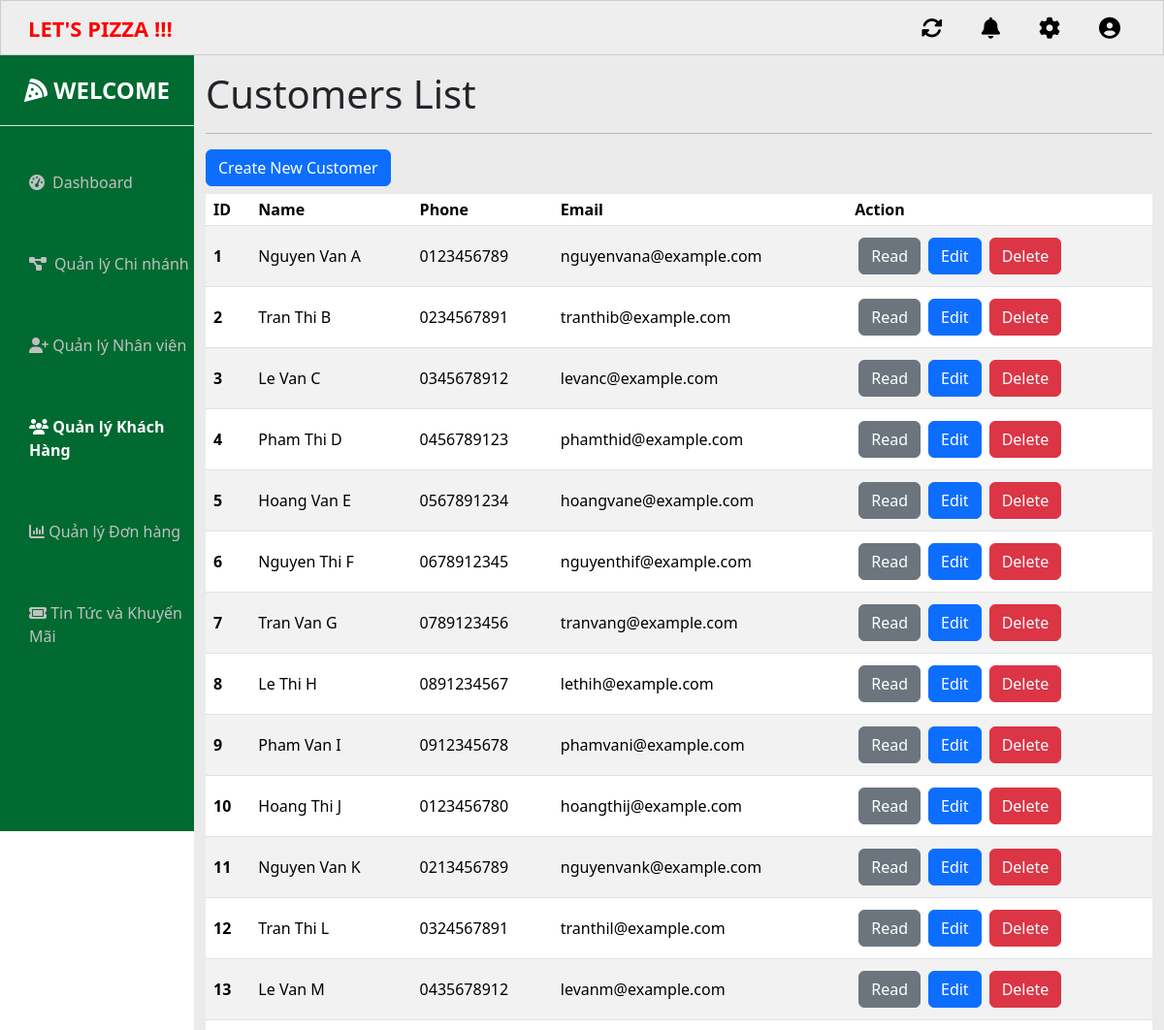
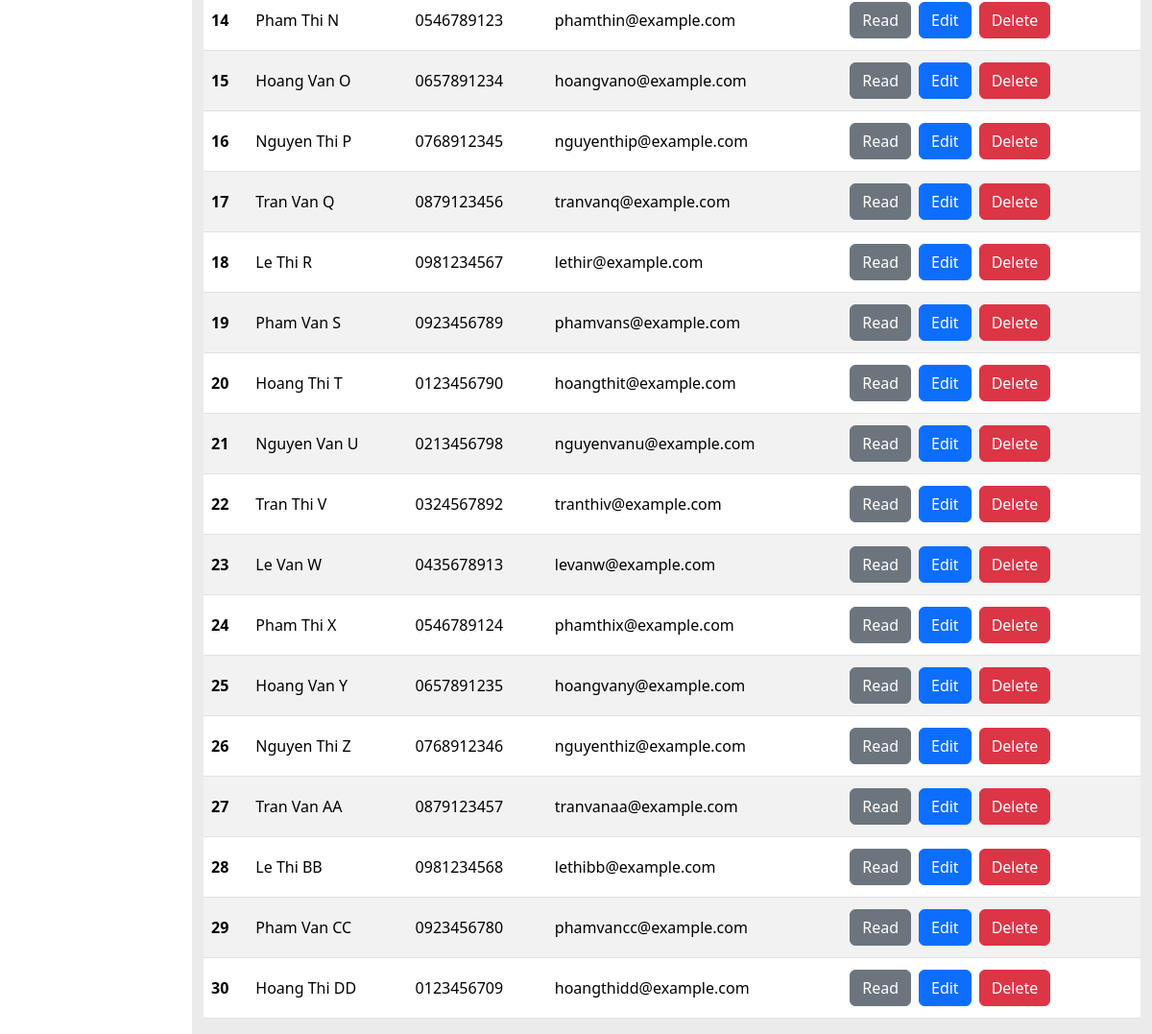
Page /app/views/admin/manage-customer.php on the committed database (2 pictures, top to bottom).
### tables this page shows
CREATE TABLE Customer (
    Customer_ID INT AUTO_INCREMENT PRIMARY KEY,
    Name VARCHAR(255) NOT NULL,
    Email VARCHAR(255) UNIQUE NOT NULL,
    Sex ENUM('M', 'F', 'O') NOT NULL,  
    UserName VARCHAR(255) UNIQUE NOT NULL,
    Password VARCHAR(255) NOT NULL,
    Phone VARCHAR(20) NULL,
    Province VARCHAR(255) NULL,
    District VARCHAR(255) NULL,
    Ward VARCHAR(255) NULL,
    Street VARCHAR(255) NULL
     
);

### app/views/admin/manage-customer.php (the view, shortened to what this page needs)
<!DOCTYPE html>
<html lang="en">
<head>
    <link href="https://cdn.jsdelivr.net/npm/bootstrap@5.3.2/dist/css/bootstrap.min.css" rel="stylesheet">
    <link href="https://cdnjs.cloudflare.com/ajax/libs/font-awesome/6.4.0/css/all.min.css" rel="stylesheet">
    <link rel="stylesheet" href="admin.css">
    <link rel="stylesheet" href="Public/header.css">
    <link rel="stylesheet" href="Public/sidebar.css">
</head>
<body>
    <div class="container-fluid">
        <div class="row">
            <?php include_once 'Components/header.php'; ?>
            <?php include_once 'Components/sidebar.php'; ?>
            <div class="content col-md-10 p-0">
                <div class="container">
                    <h1 class="mt-3">Customers List</h1>
                    <hr>
                    <button class="btn btn-primary" data-bs-toggle="modal" data-bs-target="#addCustomerModal">Create New
                        Customer</button>
                    <table class="table table-striped mt-2">
                        <thead>
                            <tr>
                                <th scope="col">ID</th>
                                <th scope="col">Name</th>
                                <th scope="col">Phone</th>
                                <th scope="col">Email</th>
                                <th scope="col">Action</th>
                            </tr>
                        </thead>
                        <tbody>
                            <?php
                            $conn = OpenCon();
                            $query = "SELECT * FROM `customer`;";
                            $result = $conn->query($query);
                            if ($result->num_rows > 0) {
                                while ($row = $result->fetch_assoc()) {
                                    echo "<tr class='justify-content-center'>
                                        <th class='align-middle' scope='row'>" . $row['Customer_ID'] . "</th>
                                        <td class='align-middle'>" . $row['Name'] . "</td>
                                        <td class='align-middle'>" . $row['Phone'] . "</td>
                                        <td class='align-middle'>" . $row['Email'] . "</td>
                                        <td class='align-middle'>
                                            <div class='d-inline-flex'>
                                                <button class='btn btn-secondary m-1'>Read</button>
                                                <button type='button' class='btn-edit btn btn-primary m-1'
                                                    data-bs-id='" . $row['Customer_ID'] . "'
                                                    data-bs-name='" . $row['Name'] . "'
                                                    data-bs-phone='" . $row['Phone'] . "'
                                                    data-bs-email='" . $row['Email'] . "'>Edit</button>
                                                <button type='button' class='btn-delete btn btn-danger m-1'
                                                    data-bs-toggle='modal'>Delete</button>
                                            </div>
                                        </td>
                                      </tr>";
                                }
                            } else {
                                echo "<tr><td colspan='5'>No customers found</td></tr>";
                            }
                            ?>
                        </tbody>
                    </table>
                </div>
            </div>
        </div>
    </div>
</body>
</html>

### app/views/admin/Components/header.php
<header class="navbar navbar-expand-lg navbar-dark">
    <div class="container-fluid">
        <a class="navbar-brand" href="#">LET'S PIZZA !!!</a>
            <div class="col-md collapse navbar-collapse" id="navbarSupportedContents">
                <ul class="navbar-nav ms-auto">
                    <li class="nav-item">
                        <a class="nav-link" href="#"><i class="fas fa-sync-alt" style="color: black;"></i></a>
                    </li>
                    <li class="nav-item">
                        <a class="nav-link" href="#"><i class="fas fa-bell" style="color: black;"></i></a>
                    </li>
                    <li class="nav-item">
                        <a class="nav-link" href="#"><i class="fas fa-cog" style="color: black;"></i></a>
                    </li>
                    <li class="nav-item">
                        <a class="nav-link" href="#"><i class="fas fa-user-circle" style="color: black;"></i></a>
                    </li>
                </ul>
            </div>
    </div>
</header>

### app/views/admin/Components/sidebar.php
<div class="sidebar col-2 p-0">
    <div id="sidebar-wrapper" style="background-color: #006a31;">
        <div class="sidebar-heading text-center py-4 primary-text fs-4 fw-bold text-uppercase border-bottom">
            <i class="fa-solid fa-pizza-slice"></i> WELCOME
        </div>
        <div class="list-group list-group-flush my-3">
            <a href="index.php"
                class="list-group-item list-group-item-action bg-transparent second-text <?php echo basename($_SERVER['PHP_SELF']) == 'index.php' ? 'active' : ''; ?>">
                <i class="fas fa-tachometer-alt me-2"></i>Dashboard
            </a>
            <a href="manage-branch.php"
                class="list-group-item list-group-item-action bg-transparent second-text <?php echo basename($_SERVER['PHP_SELF']) == 'manage-product.php' ? 'active' : ''; ?>">
                <i class="fas fa-project-diagram"></i>Quản lý Chi nhánh
            </a>
            <a href="manage-employee.php"
                class="list-group-item list-group-item-action bg-transparent second-text <?php echo basename($_SERVER['PHP_SELF']) == 'manage-employee.php' ? 'active' : ''; ?>">
                <i
                class="fa-solid fa-user-plus"></i> Quản lý Nhân viên
            </a>
            <a href="manage-customer.php"
                class="list-group-item list-group-item-action bg-transparent second-text <?php echo basename($_SERVER['PHP_SELF']) == 'manage-customer.php' ? 'active' : ''; ?>">
                <i class="fa-solid fa-users"></i> Quản lý Khách Hàng
            </a>
            <a href="manage-report.php"
                class="list-group-item list-group-item-action bg-transparent second-text <?php echo basename($_SERVER['PHP_SELF']) == 'manage-report.php' ? 'active' : ''; ?>">
                <i class="fa-solid fa-chart-column"></i> Quản lý Đơn hàng
            </a>
            <a href="manage-news.php"
                class="list-group-item list-group-item-action bg-transparent second-text <?php echo basename($_SERVER['PHP_SELF']) == 'manage-news.php' ? 'active' : ''; ?>">
                <i class="fa-solid fa-ticket"></i> Tin Tức và Khuyến Mãi
            </a>
        </div>
    </div>
</div>

### app/views/admin/Public/admin.css (style rules this page uses)
* { margin: 0; padding: 0; box-sizing: border-box; }
body { line-height: 1; }
ol, ul { list-style: none; }
.content { background-color: rgba(204, 204, 204, 0.4); }

### app/views/admin/Public/header.css (style rules this page uses)
.navbar { padding: 0.5rem 1rem; border: 0.5px solid #ccc; background-color: #eee; }
.navbar a { color: red; font-size: 22px; font-weight: 700; }
.navbar .nav-item:not(:last-child) { margin-right: 1rem; }
.navbar .nav-link { color: rgba(255, 255, 255, 0.5); }
.navbar .fas { color: #fff; }

### app/views/admin/Public/sidebar.css (style rules this page uses)
#sidebar-wrapper { min-height: 100vh; width: 100%; background: #343a40; color: #fff; }
#sidebar-wrapper .sidebar-heading { padding: 0.875rem 1.25rem; font-size: 1.2rem; }
#sidebar-wrapper .list-group { width: 15rem; }
#sidebar-wrapper .list-group-item { border: none; padding: 20px 30px; margin-top: 10px; margin-bottom: 10px; line-height: 1.5; background-color: #343a40; color: #c0c0c0; }
#sidebar-wrapper .list-group-item.active { background-color: #007bff; color: #fff; border-color: #007bff; font-weight: bold; }
.fas { margin-right: 0.5rem; }

### rows in the picture
customer: Customer_ID "1", Name "Nguyen Van A", Phone "0123456789", Email "nguyenvana@example.com"
customer: Customer_ID "2", Name "Tran Thi B", Phone "0234567891", Email "tranthib@example.com"
customer: Customer_ID "3", Name "Le Van C", Phone "0345678912", Email "levanc@example.com"
customer: Customer_ID "4", Name "Pham Thi D", Phone "0456789123", Email "phamthid@example.com"
customer: Customer_ID "5", Name "Hoang Van E", Phone "0567891234", Email "hoangvane@example.com"
customer: Customer_ID "6", Name "Nguyen Thi F", Phone "0678912345", Email "nguyenthif@example.com"
customer: Customer_ID "7", Name "Tran Van G", Phone "0789123456", Email "tranvang@example.com"
customer: Customer_ID "8", Name "Le Thi H", Phone "0891234567", Email "lethih@example.com"
customer: Customer_ID "9", Name "Pham Van I", Phone "0912345678", Email "phamvani@example.com"
customer: Customer_ID "10", Name "Hoang Thi J", Phone "0123456780", Email "hoangthij@example.com"
customer: Customer_ID "11", Name "Nguyen Van K", Phone "0213456789", Email "nguyenvank@example.com"
customer: Customer_ID "12", Name "Tran Thi L", Phone "0324567891", Email "tranthil@example.com"
customer: Customer_ID "13", Name "Le Van M", Phone "0435678912", Email "levanm@example.com"
customer: Customer_ID "14", Name "Pham Thi N", Phone "0546789123", Email "phamthin@example.com"
customer: Customer_ID "15", Name "Hoang Van O", Phone "0657891234", Email "hoangvano@example.com"
customer: Customer_ID "16", Name "Nguyen Thi P", Phone "0768912345", Email "nguyenthip@example.com"
customer: Customer_ID "17", Name "Tran Van Q", Phone "0879123456", Email "tranvanq@example.com"
customer: Customer_ID "18", Name "Le Thi R", Phone "0981234567", Email "lethir@example.com"
customer: Customer_ID "19", Name "Pham Van S", Phone "0923456789", Email "phamvans@example.com"
customer: Customer_ID "20", Name "Hoang Thi T", Phone "0123456790", Email "hoangthit@example.com"
customer: Customer_ID "21", Name "Nguyen Van U", Phone "0213456798", Email "nguyenvanu@example.com"
customer: Customer_ID "22", Name "Tran Thi V", Phone "0324567892", Email "tranthiv@example.com"
customer: Customer_ID "23", Name "Le Van W", Phone "0435678913", Email "levanw@example.com"
customer: Customer_ID "24", Name "Pham Thi X", Phone "0546789124", Email "phamthix@example.com"
customer: Customer_ID "25", Name "Hoang Van Y", Phone "0657891235", Email "hoangvany@example.com"
customer: Customer_ID "26", Name "Nguyen Thi Z", Phone "0768912346", Email "nguyenthiz@example.com"
customer: Customer_ID "27", Name "Tran Van AA", Phone "0879123457", Email "tranvanaa@example.com"
customer: Customer_ID "28", Name "Le Thi BB", Phone "0981234568", Email "lethibb@example.com"
customer: Customer_ID "29", Name "Pham Van CC", Phone "0923456780", Email "phamvancc@example.com"
customer: Customer_ID "30", Name "Hoang Thi DD", Phone "0123456709", Email "hoangthidd@example.com"
